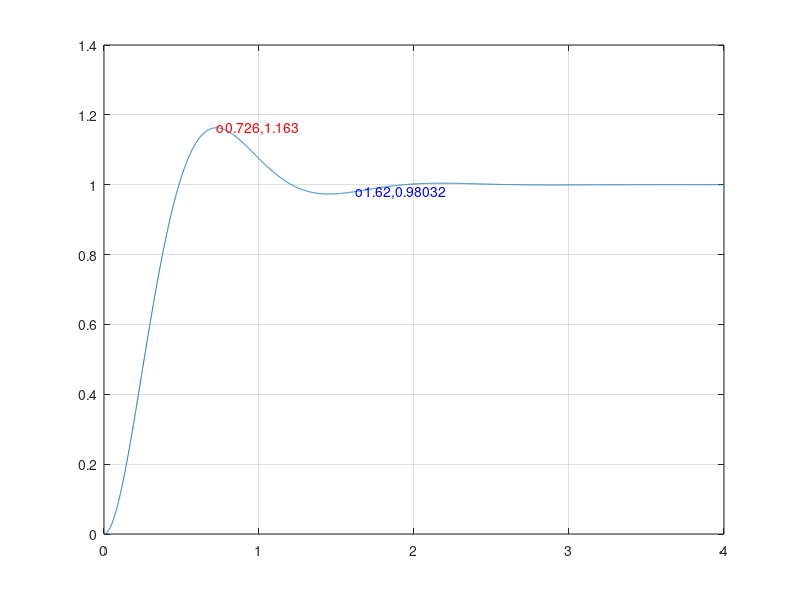

MATLAB code for this plot:
num = 25; den = [1, 5, 0];
sys1 = tf(num, den);
sys = feedback(sys1, 1, -1);
t = 0:0.001:4;
y = step(sys, t);
plot(t, y), grid


idx = find(y==max(y));
Tp = t(idx) 
Mpt  = (y(idx)-1)/1
text(Tp, y(idx), 'o', 'color', 'r')
text(Tp, y(idx), ['   ', num2str(Tp), ',', num2str(y(idx))], 'color', 'r')

%idx = find(abs(y-1)/1 <= 0.02, 1, 'first')
Ts = 1.62;
idx = find(abs(t-Ts)<1e-3, 1)
Ts = t(idx)
text(Ts, y(idx), 'o', 'color', 'b')
text(Ts, y(idx), ['   ', num2str(Ts), ',', num2str(y(idx))], 'color', 'b')